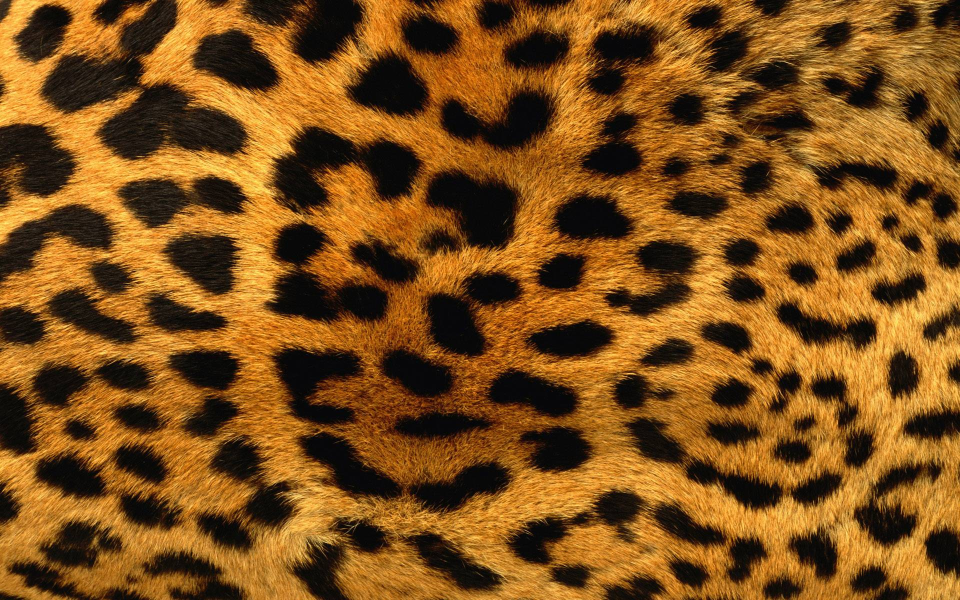
#> input picture Resources/leopard.jpeg, 1920 x 1200 px (shown at 1/2 size)
$ python main.py
#> lines starting #> are read from the running program, lines starting #| are printed output that depends on the picture; after the words box and inside, x2 and y2 are one past the last pixel; in counts of white or black regions, pixels touching at a corner belong together
# Vision week 3 assignments

import numpy as np
import cv2
from matplotlib import pyplot as plt
from util import ProgressBar as pb
import time

def main():


    """
    Importing a leopard print. I would like to count the spots here.
    """

    imgLeopard = cv2.imread("Resources/leopard.jpeg", 0)
#> imgLeopard: shape (1200, 1920); min 0, max 242, mean 87.9
    imgLeopard = cv2.resize(imgLeopard, (int(imgLeopard.shape[1]/4), int(imgLeopard.shape[0]/4)))
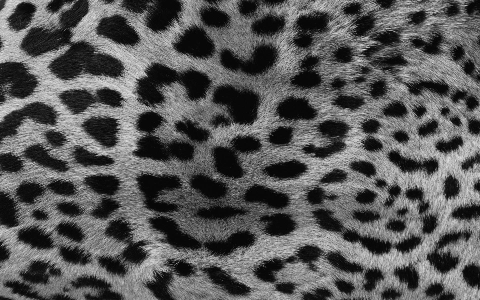
#> imgLeopard: shape (300, 480); min 1, max 226, mean 88.1

    # plt.hist(imgLeopard.ravel(), 256, [0,256])
    # plt.show()
    # threshold = int(input("What should be the threshold?")) #36

    (thres, imgLeopardBW) = cv2.threshold(imgLeopard, 36, 255, cv2.THRESH_BINARY_INV)
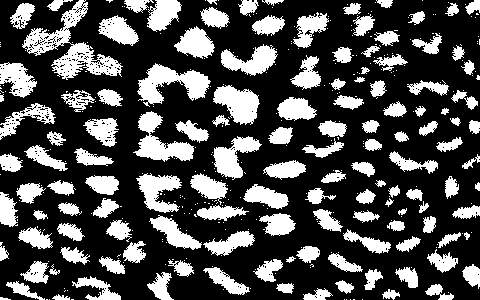
#> imgLeopardBW: shape (300, 480); 30.1% white; 388 white regions (256 under 20 px), largest, box (x1, y1, x2, y2) and area: (22, 0, 123, 80) 2353, (137, 63, 211, 107) 1513, (133, 111, 194, 162) 1340
    imgLeopardINV = cv2.bitwise_not(imgLeopardBW)

    cv2.imwrite("Output/LeopardThreshold.png", imgLeopardBW)
    cv2.imwrite("Output/LeopardThresholdINV.png", imgLeopardINV)

    #and now, to import a man
    imgMan = cv2.imread("Resources/man.jpeg", 0)
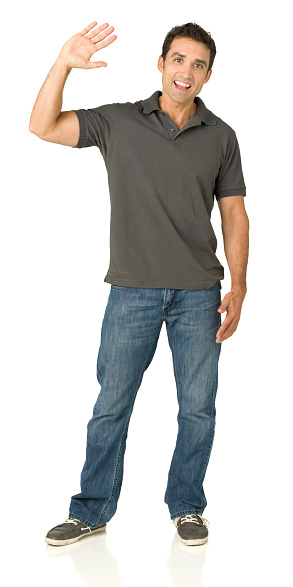
#> input picture Resources/man.jpeg, 293 x 587 px
#> imgMan: shape (587, 293); min 0, max 255, mean 204.5
    (thres, imgManBW) = cv2.threshold(imgMan, 230, 255, cv2.THRESH_BINARY_INV)
#> imgManBW: shape (587, 293); 33.2% white; 5 white regions (4 under 20 px), largest, box (x1, y1, x2, y2) and area: (29, 21, 250, 547) 57143

    def erosion(img, kernel, blackForeground=False):
        if blackForeground:
            return dilation(img, kernel)
        else:
            imgNew = np.zeros_like(img)

            for y in range(1, img.shape[0] - 1):
                for x in range(1, img.shape[1] - 1):
                    newValue = np.bitwise_or(img[y - 1: y + 2, x - 1: x + 2], np.logical_not(kernel))
                    imgNew[y, x] = np.all(newValue) * 255

            return imgNew

    """
    #Dialation
    """
    def dilation(img, kernel, blackForeground=False):
        if blackForeground:
            return erosion(img, kernel)
        else:
            imgNew = np.zeros_like(img)

            for y in range(1, img.shape[0] - 1):
                for x in range(1, img.shape[1] - 1):
                    newValue = np.bitwise_and(img[y - 1: y + 2, x - 1: x + 2], kernel)
                    imgNew[y, x] = np.any(newValue) * 255

            return imgNew

    kernel = np.array([[0, 1, 0], [1, 1, 1], [0, 1, 0]], dtype=np.uint8)

    starttime = time.time()
    imgDilate = dilation(imgLeopardBW, kernel)
#> after the loop in dilation, `for y in range(1, img.shape[0] - 1):`: imgNew: shape (300, 480); 39% white; 152 white regions (38 under 20 px), largest, box (x1, y1, x2, y2) and area: (21, 1, 124, 81) 3215, (136, 62, 212, 108) 1840, (148, 214, 256, 257) 1724
    homebrewDilateTime = (time.time() - starttime)

    imgDilateINV = dilation(imgLeopardINV, kernel, blackForeground=True)
#> after the loop in erosion, `for y in range(1, img.shape[0] - 1):`: imgNew: shape (300, 480); 59.9% white; 107 black regions (21 under 20 px), largest, box (x1, y1, x2, y2) and area: (0, 0, 480, 300) 13301, (136, 62, 212, 108) 1840, (148, 214, 256, 257) 1724

    starttime = time.time()
    imgCV2dil = cv2.dilate(imgLeopardBW, kernel, iterations=1)
#> imgCV2dil: shape (300, 480); 39.4% white; 142 white regions (27 under 20 px), largest, box (x1, y1, x2, y2) and area: (21, 0, 124, 81) 3224, (136, 62, 212, 108) 1840, (148, 214, 256, 257) 1724
    cv2DilateTime = (time.time() - starttime)

    print(f"My own dilation function took {homebrewDilateTime} s, cv2's took {cv2DilateTime} s.")

    cv2.imwrite("Output/LeopardDialate.png", imgDilate)
    cv2.imwrite("Output/LeopardDialateINV.png", imgDilateINV)

    cv2.imshow("Original", imgLeopard)
    cv2.imshow("Black and White", imgLeopardBW)
    cv2.imshow("Black and White, black foreground", imgLeopardINV)
    cv2.imshow("Dilation, my function", imgDilate)
    cv2.imshow("Dilation, black foreground", imgDilateINV)
    cv2.imshow("Dilation, cv2", imgCV2dil)

    cv2.waitKey(0)


    """
    #Erotion
    """
    def erotion(img, kernel, blackForeground=False):
        if blackForeground:
            return dilation(img, kernel)
        else:
            imgNew = np.zeros_like(img)

            for y in range(1, img.shape[0] - 1):
                for x in range(1, img.shape[1] - 1):
                    newValue = np.bitwise_or(img[y - 1: y + 2, x - 1: x + 2], np.logical_not(kernel))
                    imgNew[y, x] = np.all(newValue) * 255

            return imgNew

    kernel = np.array([[0, 1, 0], [1, 1, 1], [0, 1, 0]], dtype=np.uint8)

    starttime = time.time()
    imgErote = erotion(imgLeopardBW, kernel)
#> after the loop in erotion, `for y in range(1, img.shape[0] - 1):`: imgNew: shape (300, 480); 20.6% white; 237 white regions (102 under 20 px), largest, box (x1, y1, x2, y2) and area: (138, 65, 210, 103) 1207, (214, 86, 259, 123) 975, (214, 137, 260, 177) 820
    homebrewErotionTime = (time.time() - starttime)

    imgEroteINV = erotion(imgLeopardINV, kernel, blackForeground=True)
#> call 3 of dilation, with kernel = array of shape (3, 3), blackForeground = False
#> after the loop in dilation (call 3), `for y in range(1, img.shape[0] - 1):`:
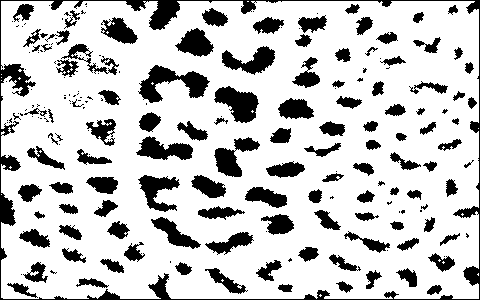
#> imgNew: shape (300, 480); 78.3% white; 200 black regions (86 under 20 px), largest, box (x1, y1, x2, y2) and area: (0, 0, 480, 300) 5055, (138, 65, 210, 103) 1207, (214, 86, 259, 123) 975

    starttime = time.time()
    imgCV2ero = cv2.dilate(imgLeopardBW, kernel, iterations=1)
    cv2ErotionTime = (time.time() - starttime)

    print(f"My own erosion function took {homebrewErotionTime} s, cv2's took {cv2ErotionTime} s.")

    cv2.imwrite("Output/LeopardErote.png", imgErote)
    cv2.imwrite("Output/LeopardEroteINV.png", imgEroteINV)

    cv2.imshow("Original", imgLeopard)
    cv2.imshow("Black and White", imgLeopardBW)
    cv2.imshow("Black and White, black foreground", imgLeopardINV)
    cv2.imshow("Erotion, my function", imgErote)
    cv2.imshow("Erotion, black foreground", imgEroteINV)
    cv2.imshow("Erotion, cv2", imgCV2ero)

    cv2.waitKey(0)


    """
    #Opening and closing
    """

    #like before, open and close are eachothers inverse
    def open(img, kernel, iterations = 1, blackForeground = False):
        if blackForeground:
            return close(img, kernel, iterations=iterations)
        else:
            interim = cv2.erode(img, kernel, iterations=iterations)
            return cv2.dilate(interim, kernel, iterations=iterations)

    def close(img, kernel, iterations=1, blackForeground=False):
        if blackForeground:
            return open(img, kernel, iterations=iterations)
        else:
            interim = cv2.dilate(img, kernel, iterations=iterations)
            return cv2.erode(interim, kernel, iterations=iterations)

    kernel = np.array([[0, 1, 0],
                       [1, 1, 1],
                       [0, 1, 0]], dtype=np.uint8)

    imgOpened = open(imgLeopardBW, kernel)
#> in open, `return cv2.dilate(interim, kernel, iterations=iterations)`: returned value: shape (300, 480); 27.5% white; 153 white regions (14 under 20 px), largest, box (x1, y1, x2, y2) and area: (137, 64, 211, 104) 1429, (213, 85, 260, 124) 1112, (53, 43, 121, 79) 1070
    imgClosed = close(imgLeopardBW, kernel)
#> in close, `return cv2.erode(interim, kernel, iterations=iterations)`: returned value: shape (300, 480); 32.2% white; 238 white regions (113 under 20 px), largest, box (x1, y1, x2, y2) and area: (22, 0, 123, 80) 2827, (137, 63, 211, 107) 1596, (133, 111, 196, 162) 1390

    interim = close(imgOpened, kernel, iterations=2)
#> in close (call 2), `interim = cv2.dilate(img, kernel, iterations=iterations)`: interim: shape (300, 480); 40.7% white; 125 white regions, largest, box (x1, y1, x2, y2) and area: (135, 172, 257, 258) 3105, (135, 62, 213, 108) 1881, (133, 109, 196, 163) 1712
#> in close (call 2), `return cv2.erode(interim, kernel, iterations=iterations)`: returned value: shape (300, 480); 28.5% white; 139 white regions (5 under 20 px), largest, box (x1, y1, x2, y2) and area: (137, 64, 211, 106) 1463, (135, 111, 194, 161) 1318, (53, 43, 121, 79) 1213
    final = open(interim, kernel, iterations=2)
#> in open (call 2), `interim = cv2.erode(img, kernel, iterations=iterations)`: interim: shape (300, 480); 17.7% white; 152 white regions (30 under 20 px), largest, box (x1, y1, x2, y2) and area: (139, 66, 209, 103) 1061, (215, 87, 258, 122) 877, (55, 45, 118, 76) 835
#> in open (call 2), `return cv2.dilate(interim, kernel, iterations=iterations)`: returned value: shape (300, 480); 27.8% white; 137 white regions (9 under 20 px), largest, box (x1, y1, x2, y2) and area: (137, 64, 211, 105) 1449, (136, 111, 194, 161) 1309, (53, 43, 120, 78) 1185

    cv2.imwrite("Output/LeopardOpened.png", imgOpened)
    cv2.imwrite("Output/LeopardClosed.png", imgClosed)
    cv2.imwrite("Output/LeopardFinal.png", final)

    cv2.imshow("Original", imgLeopardBW)
    cv2.imshow("Opened", imgOpened)
    cv2.imshow("Closed", imgClosed)
    cv2.imshow("final", final)

    cv2.waitKey(0)


    """
    #Making a skeleton
    """
    def getSkeleton(img):
        size = np.size(img)
        skel = np.zeros_like(img, np.uint8)

        element = cv2.getStructuringElement(cv2.MORPH_CROSS, (3,3))
        done = False
        timesTried = 0

        while not done:
            eroded = cv2.erode(img, element)
            temp = cv2.dilate(eroded, element)
            temp = cv2.subtract(img, temp)
            skel = cv2.bitwise_or(skel, temp)
            img = eroded.copy()

            zeros = size - cv2.countNonZero(img)
            if zeros==size:
                done = True

            timesTried += 1

            if timesTried > 1000:
                break

        return skel

    temp = cv2.morphologyEx(imgManBW, cv2.MORPH_CLOSE, np.ones((3,3), dtype=np.uint8),iterations=2)
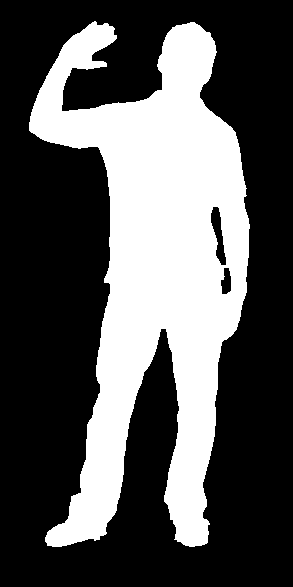
#> temp: shape (587, 293); 33.6% white; 1 white region, box (x1, y1, x2, y2) and area: (29, 21, 250, 547) 57724
    skeleton = getSkeleton(temp)
#> in getSkeleton, `size = np.size(img)`: size = 171991
#> the loop in getSkeleton, `while not done:` made 70 passes
#> zeros on passes 1 to 12: 116462, 118644, 120808, 122947, 125066, 127176, 129283, 131380, 133438, 135472, 137483, 139412
#> pass 1, in getSkeleton, `temp = cv2.subtract(img, temp)`:
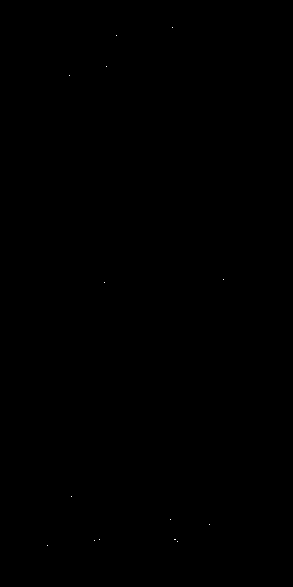
#> temp: shape (587, 293); 0.01% white in thin lines or dots, all inside (x1, y1, x2, y2) = (47, 27, 224, 546)
#> after the loop in getSkeleton, `while not done:`: eroded: shape (587, 293); every value is 0
#> after the loop in getSkeleton, `while not done:`:
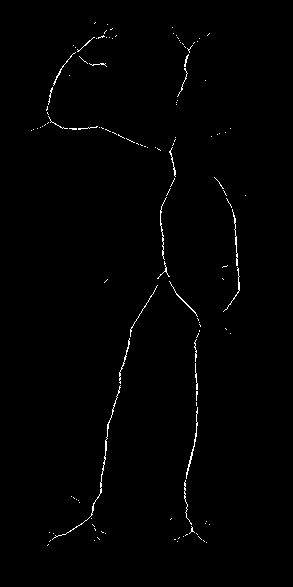
#> skel: shape (587, 293); 0.86% white in thin lines or dots, all inside (x1, y1, x2, y2) = (31, 22, 246, 546)
#> after the loop in getSkeleton, `while not done:`: timesTried = 70

    cv2.imshow("Original", imgManBW)
    cv2.imshow("Closed", temp)
    cv2.imshow("Skeleton", skeleton)

    cv2.waitKey(0)

    print("end of the program.")


if __name__ == '__main__':
    main()
